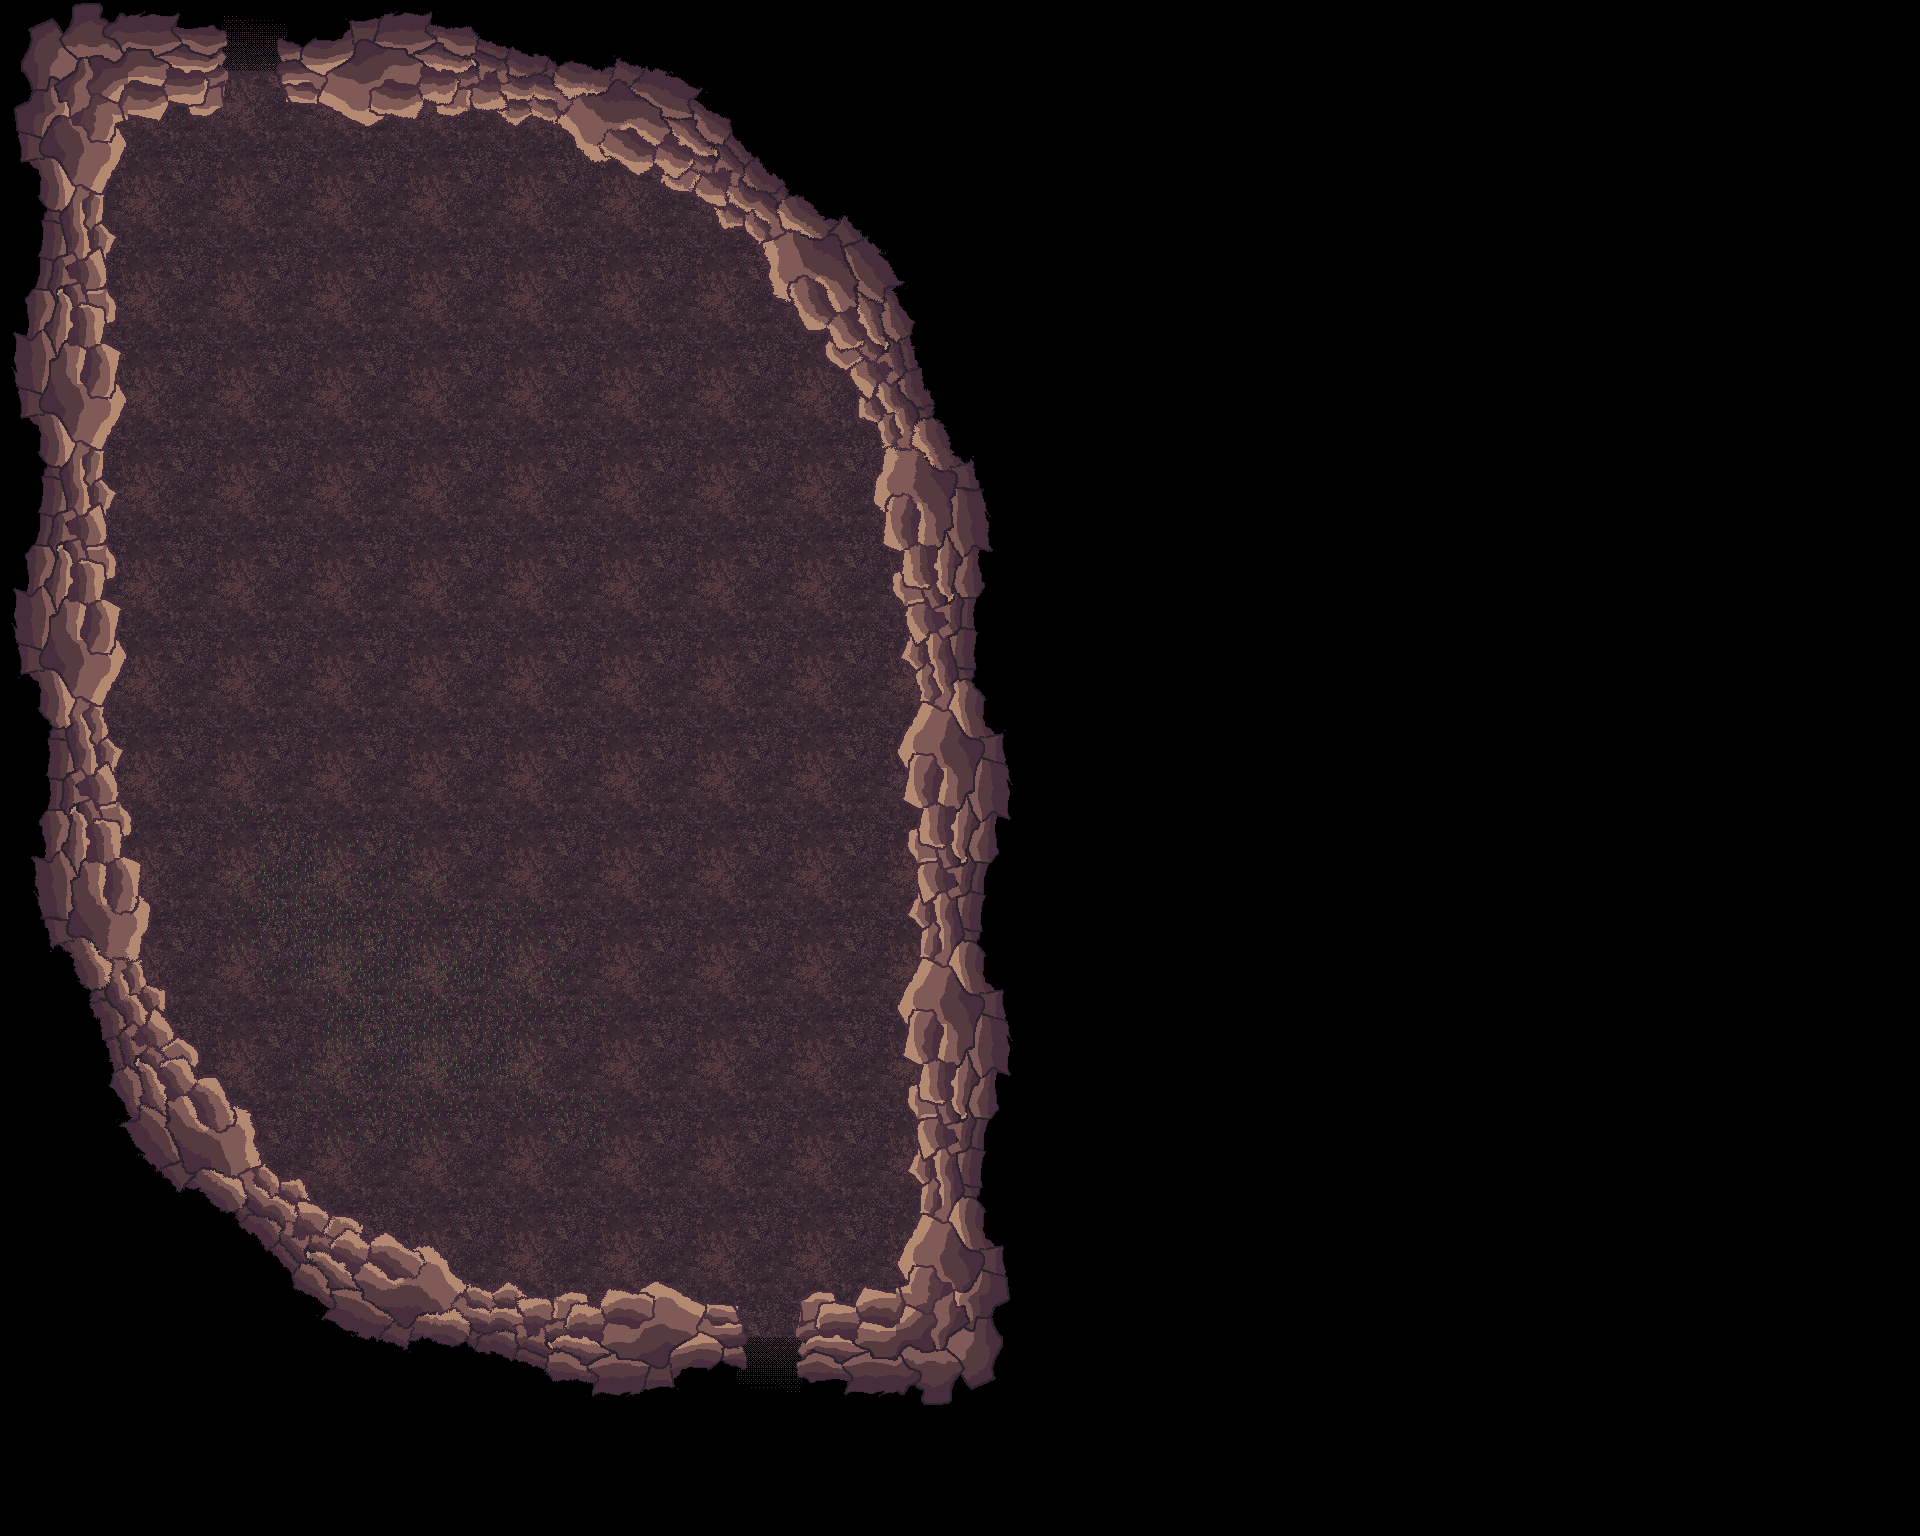

The image is a tile-based game level rendered from a .tmx file. Its description and source (layers, tilesets, objects; grid data summarised) follow:
An orthogonal 60x48 tile map with 32x32 px tiles, 2 tile layers (Tile Layer 2, Tile Layer 1), 2 tilesets and 23 objects (15x Wall, 3x Zone, Entrance, Door, Chest, ...).

<map version="1.10" tiledversion="1.11.2" orientation="orthogonal" renderorder="right-down" width="60" height="48" tilewidth="32" tileheight="32" infinite="0" nextlayerid="6" nextobjectid="89">
 <tileset firstgid="1" source="../Caverns Floor 1.tsx" />
 <tileset firstgid="1025" source="../floor1-features.tsx" />
 <layer id="2" name="Tile Layer 2" width="60" height="48">
  <data>[2880 cells, 2880 non-empty, 14 distinct tile ids]</data>
 </layer>
 <layer id="1" name="Tile Layer 1" width="60" height="48">
  <data>[2880 cells, 2041 non-empty, 577 distinct tile ids]</data>
 </layer>
 <objectgroup id="4" name="Object Layer 1">
  <object id="1" name="Entrance" x="264" y="102">
   <point />
  </object>
  <object id="39" name="Wall" x="177.261" y="987.325">
   <properties>
    <property name="default_contents" value="{&quot;items&quot;: {&quot;GreatSword&quot;: {&quot;items&quot;: [&quot;{\&quot;categories\&quot;: [\&quot;weapon\&quot;, \&quot;sword\&quot;], \&quot;description\&quot;: \&quot;Great sword\&quot;, \&quot;attack\&quot;: {\&quot;cooldown\&quot;: 3, \&quot;damage\&quot;: 21, \&quot;critVariance\&quot;: 7}}&quot;]}}}" />
    <property name="item" value="Sword" />
   </properties>
   <point />
  </object>
  <object id="41" x="-463.643" y="684.064" />
  <object id="51" name="Wall" x="116" y="303.667">
   <polygon points="0,0 1,18 -7.66667,21.6667 -11,33.6667 5.66667,47.3333 0.666667,76 -94.3333,66 -78,-16.6667" />
  </object>
  <object id="52" name="Wall" x="118.167" y="382.5">
   <polygon points="0,0 9,20.6667 -16.3333,98.3333 -1.66667,111.333 -10,165.667 -1.66667,178.667 -86.6667,160 -72,-8" />
  </object>
  <object id="53" name="Wall" x="115.5" y="563.5">
   <polygon points="0,0 1,18 -7.66667,21.6667 -11,33.6667 5.66667,47.3333 0.666667,76 -94.3333,66 -78,-16.6667" />
  </object>
  <object id="57" name="Wall" x="131.333" y="835">
   <polygon points="0,0 -6.33333,20 8.66667,28 8.33333,56.3333 20.3333,71 15.6667,146.333 -53.6667,155.333 -92.3333,-4.33333 -3.66667,0" />
  </object>
  <object id="59" name="Wall" x="147" y="983.667">
   <polygon points="0,0 20,4.66667 32.3333,50.6667 53.3333,67.6667 86,117.667 -18,157 -53.3333,12" />
  </object>
  <object id="60" name="Wall" x="233.333" y="1104">
   <polygon points="0,0 18.3333,6 45.3333,74 69,71 99.3333,107 65,169.333 -40.3333,77.3333" />
  </object>
  <object id="61" name="Wall" x="330.5" y="1210">
   <polygon points="0,0 18.5,1 99.5,34 160,79.5 180.5,71 221.5,85.5 207,152.5 -23,87" />
  </object>
  <object id="62" name="Wall" x="553.5" y="1297.5">
   <polygon points="0,0 107.5,-16 184,10 194,66.5 -4.5,76" />
  </object>
  <object id="63" name="Wall" x="119" y="637.5">
   <polygon points="0,0 6,16.5 -16.5,73.5 6,111 -81,103 -73,1" />
  </object>
  <object id="64" name="Wall" x="124" y="750.667">
   <polygon points="0,0 -8.33333,18 -3.66667,50.3333 11.3333,78 -91,71.3333 -79.6667,3.33333" />
  </object>
  <object id="66" name="Wall" x="441.5" y="115">
   <polygon points="0,0 16.5,3.5 28,-5.5 52.5,-4 68.5,12 91.5,2.5 132,28 152,47.5 163,49.5 176.5,48.5 193.5,63 215,55 221.5,56 215.5,69.5 233,80.5 248,78 271.5,92.5 281.5,114.5 300,115.5 313,128 322,139.5 324.5,150.5 322.5,157 323.5,174.5 335.5,186.5 343.5,190 349,191.5 353,199 354,204.5 357,209.5 364,216.5 374,220 382,219 387.5,221 379.5,241 390,242.5 393.5,245.5 404.5,255.727 471.833,227.667 306.5,-57.6667 -13.5,-99" />
  </object>
  <object id="67" name="Wall" x="117.091" y="300.727">
   <polygon points="0,0 -10.9091,-15.4545 -10.7273,-40.7273 2.54545,-64.5455 -15.8182,-80.3636 -12.7576,-107.394 9.90909,-153.061 0.242424,-178.061 17.2424,-183.394 41.2424,-178.061 53.5758,-196.061 71.2424,-192.061 72.9091,-186.061 94.9091,-182.061 104.242,-193.727 113.242,-231.061 108.576,-269.727 -92.4242,-273.394 -82.4242,-17.7273" />
  </object>
  <object id="68" name="Wall" x="276.75" y="40">
   <polygon points="0,0 13,60.75 92.5,86.5 111.75,76.75 138.25,80.75 150.25,64.25 157.25,66.5 160.25,75 164.25,74.75 150.75,-25.75" />
  </object>
  <object id="69" name="Door" x="225.25" y="19.25" width="49.75" height="17.75">
   <properties>
    <property name="targetObj" value="Entrance" />
    <property name="targetRoom" value="room4" />
   </properties>
  </object>
  <object id="73" name="Wall" x="223.636" y="30.7273">
   <polygon points="0,0 -16.1818,-1.27273 -13.6364,-35.2727 79.4545,-30.5455 76.7273,8.18182 55.6364,8.18182 52.1818,-13.4545 -2.36364,-12.5455" />
  </object>
  <object id="74" name="Chest" x="201" y="864">
   <properties>
    <property name="item" value="Sword" />
   </properties>
   <point />
  </object>
 </objectgroup>
 <objectgroup id="5" name="Zones">
  <object id="84" name="Nest" x="618" y="232.667">
   <properties>
    <property name="challenge_rating" type="int" value="40" />
    <property name="include_silver" type="bool" value="false" />
    <property name="include_standard" type="bool" value="true" />
   </properties>
   <point />
  </object>
  <object id="85" name="Zone" x="188.5" y="204.167" width="457.833" height="807.667" />
  <object id="87" name="Zone" x="650" y="386" width="216" height="810" />
  <object id="88" name="Zone" x="278" y="1030" width="364" height="136" />
 </objectgroup>
</map>
